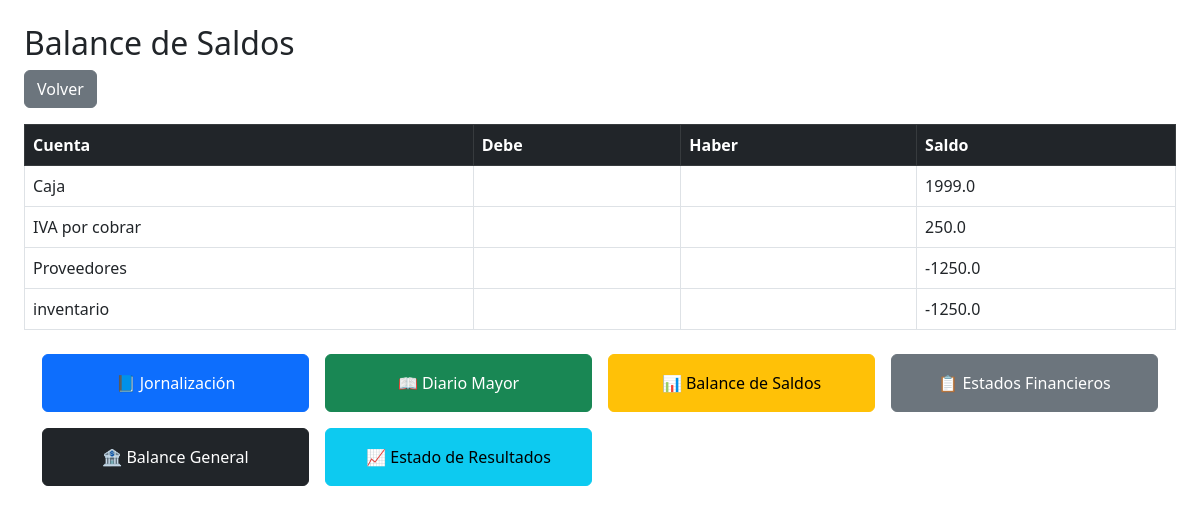
Page /balance_saldos on the committed database.
### tables this page shows
CREATE TABLE jornalizacion (
        id INTEGER PRIMARY KEY AUTOINCREMENT,
        fecha TEXT,
        cuenta TEXT,
        debe REAL,
        haber REAL,
        descripcion TEXT
    );

### app.py (the view)
@app.route("/balance_saldos")
def balance_saldos():
    conn = conectar()
    cursor = conn.cursor()
    cursor.execute("""
    SELECT cuenta, SUM(debe) as total_debe, SUM(haber) as total_haber, SUM(debe - haber) as saldo
    FROM jornalizacion GROUP BY cuenta
    """)
    balances = cursor.fetchall()
    conn.close()
    return render_template("balance_saldos.html", balances=balances)

### app.py (called while the page is built)
def conectar():
    conn = sqlite3.connect("database.db")
    conn.row_factory = sqlite3.Row
    return conn

### templates/balance_saldos.html (shortened to what this page needs)
<!DOCTYPE html>
<html>
<head>
    <link href="https://cdn.jsdelivr.net/npm/bootstrap@5.3.0/dist/css/bootstrap.min.css" rel="stylesheet">
</head>
<body class="p-4">
<h2>Balance de Saldos</h2>
<a href="/dashboard" class="btn btn-secondary mb-3">Volver</a>
<div class="table-responsive">
<table class="table table-bordered table-hover">
    <thead class="table-dark">
        <tr>
            <th>Cuenta</th>
            <th>Debe</th>
            <th>Haber</th>
            <th>Saldo</th>
        </tr>
    </thead>
    <tbody>
        {% for item in balances %}
        <tr>
            <td>{{ item.cuenta }}</td>
            <td>{{ item.debe }}</td>
            <td>{{ item.haber }}</td>
            <td>{{ item.saldo }}</td>
        </tr>
        {% endfor %}
    </tbody>
</table>
<div class="container mt-4">
    <div class="row g-3">
        <div class="col-md-3">
            <a href="/jornalizacion" class="btn btn-primary w-100 p-3">
                📘 Jornalización
            </a>
        </div>
        <div class="col-md-3">
            <a href="/diario_mayor" class="btn btn-success w-100 p-3">
                📖 Diario Mayor
            </a>
        </div>
        <div class="col-md-3">
            <a href="/balance_saldos" class="btn btn-warning w-100 p-3">
                📊 Balance de Saldos
            </a>
        </div>
        <div class="col-md-3">
            <a href="/estados_financieros" class="btn btn-secondary w-100 p-3">
                📋 Estados Financieros
            </a>
        </div>
        <div class="col-md-3">
            <a href="/balance_general" class="btn btn-dark w-100 p-3">
                🏦 Balance General
            </a>
        </div>
        <div class="col-md-3">
            <a href="/estado_resultados" class="btn btn-info w-100 p-3">
                📈 Estado de Resultados
            </a>
        </div>
    </div>
</div>
</body>
</html>

### rows in the picture
jornalizacion: cuenta "IVA por cobrar", saldo "250.0"
jornalizacion: cuenta "Proveedores", saldo "-1250.0"
jornalizacion: cuenta "inventario", saldo "-1250.0"

### other values in the picture
{{ item.cuenta }} "Caja"
{{ item.saldo }} "1999.0"
